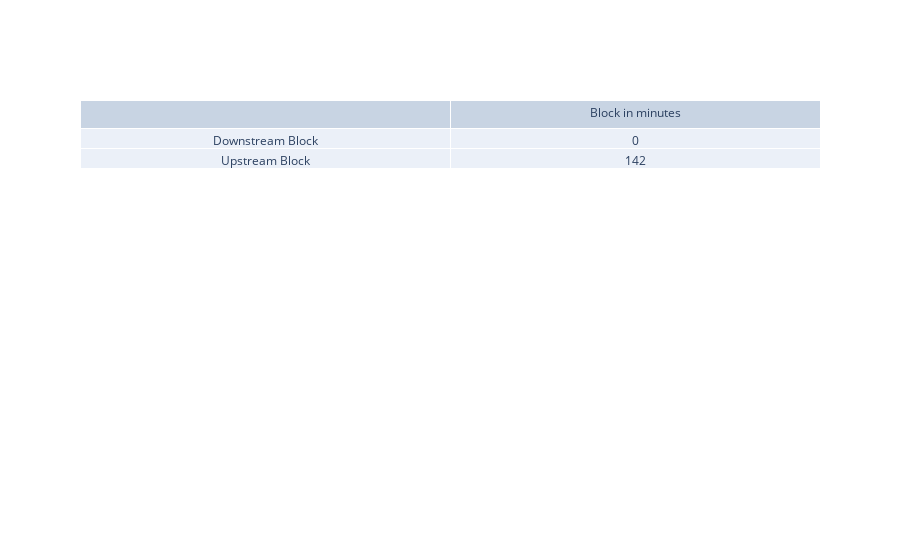

Notebook code for this chart:
### Code cell
df_bosch_without_dash_for_block2 = df_stamper.iloc[1:480,:]
bosch1_upstream_block_count2=479-(df_bosch_without_dash_for_block2['CPM_1_Under_Fault       ']).value_counts()[0]
stop_type= ['Downstream Block','Upstream Block']

bosch1_downstream_block_count2=479-(df_bosch_without_dash_for_block2['CPM_1_Blocked_Downstream']).value_counts()[0]

figT2= go.Figure(data= go.Table(header=dict(values=['', 'Block in minutes']),cells=dict(values=[stop_type,[bosch1_downstream_block_count2,bosch1_upstream_block_count2]])))

figT2.show()

### Figure 1 — Plotly figure (JSON) as saved in the notebook; plotly's stock layout.template omitted (floating-point values rounded to 4 significant figures)
{"data": [{"cells": {"values": [["Downstream Block", "Upstream Block"], [0, 142]]}, "header": {"values": ["", "Block in minutes"]}, "type": "table"}], "layout": {}}
